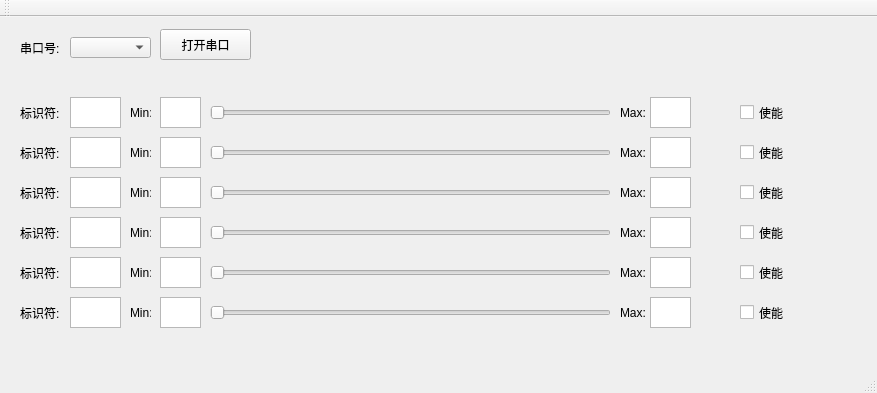
<?xml version="1.0" encoding="UTF-8"?>
<ui version="4.0">
 <class>MainWindow</class>
 <widget class="QMainWindow" name="MainWindow">
  <property name="geometry">
   <rect>
    <x>0</x>
    <y>0</y>
    <width>877</width>
    <height>393</height>
   </rect>
  </property>
  <property name="sizePolicy">
   <sizepolicy hsizetype="Fixed" vsizetype="Fixed">
    <horstretch>0</horstretch>
    <verstretch>0</verstretch>
   </sizepolicy>
  </property>
  <property name="windowTitle">
   <string>PID控制</string>
  </property>
  <widget class="QWidget" name="centralWidget">
   <property name="enabled">
    <bool>true</bool>
   </property>
   <property name="sizePolicy">
    <sizepolicy hsizetype="Fixed" vsizetype="Fixed">
     <horstretch>0</horstretch>
     <verstretch>0</verstretch>
    </sizepolicy>
   </property>
   <property name="minimumSize">
    <size>
     <width>877</width>
     <height>336</height>
    </size>
   </property>
   <property name="maximumSize">
    <size>
     <width>877</width>
     <height>336</height>
    </size>
   </property>
   <property name="sizeIncrement">
    <size>
     <width>877</width>
     <height>336</height>
    </size>
   </property>
   <property name="contextMenuPolicy">
    <enum>Qt::NoContextMenu</enum>
   </property>
   <widget class="QSlider" name="data_1_value_Qslider">
    <property name="geometry">
     <rect>
      <x>210</x>
      <y>80</y>
      <width>401</width>
      <height>31</height>
     </rect>
    </property>
    <property name="maximum">
     <number>20000</number>
    </property>
    <property name="orientation">
     <enum>Qt::Horizontal</enum>
    </property>
   </widget>
   <widget class="QLabel" name="label">
    <property name="geometry">
     <rect>
      <x>20</x>
      <y>20</y>
      <width>41</width>
      <height>21</height>
     </rect>
    </property>
    <property name="text">
     <string>串口号:</string>
    </property>
   </widget>
   <widget class="QPushButton" name="openButton">
    <property name="geometry">
     <rect>
      <x>160</x>
      <y>12</y>
      <width>91</width>
      <height>31</height>
     </rect>
    </property>
    <property name="text">
     <string>打开串口</string>
    </property>
   </widget>
   <widget class="QLabel" name="label_2">
    <property name="geometry">
     <rect>
      <x>20</x>
      <y>80</y>
      <width>41</width>
      <height>31</height>
     </rect>
    </property>
    <property name="text">
     <string>标识符:</string>
    </property>
   </widget>
   <widget class="QTextEdit" name="data_1_Type_Flag_TextEdit">
    <property name="geometry">
     <rect>
      <x>70</x>
      <y>80</y>
      <width>51</width>
      <height>31</height>
     </rect>
    </property>
   </widget>
   <widget class="QCheckBox" name="data_1_enable_CheckBox">
    <property name="geometry">
     <rect>
      <x>740</x>
      <y>80</y>
      <width>51</width>
      <height>31</height>
     </rect>
    </property>
    <property name="text">
     <string>使能</string>
    </property>
   </widget>
   <widget class="QLabel" name="data_1_value_QLabel">
    <property name="geometry">
     <rect>
      <x>690</x>
      <y>80</y>
      <width>41</width>
      <height>31</height>
     </rect>
    </property>
    <property name="text">
     <string/>
    </property>
   </widget>
   <widget class="QLabel" name="label_3">
    <property name="geometry">
     <rect>
      <x>130</x>
      <y>80</y>
      <width>21</width>
      <height>31</height>
     </rect>
    </property>
    <property name="text">
     <string>Min:</string>
    </property>
   </widget>
   <widget class="QTextEdit" name="data_1_Min_TextEdit">
    <property name="geometry">
     <rect>
      <x>160</x>
      <y>80</y>
      <width>41</width>
      <height>31</height>
     </rect>
    </property>
   </widget>
   <widget class="QTextEdit" name="data_1_Max_TextEdit">
    <property name="geometry">
     <rect>
      <x>650</x>
      <y>80</y>
      <width>41</width>
      <height>31</height>
     </rect>
    </property>
   </widget>
   <widget class="QLabel" name="label_4">
    <property name="geometry">
     <rect>
      <x>620</x>
      <y>80</y>
      <width>31</width>
      <height>31</height>
     </rect>
    </property>
    <property name="text">
     <string>Max:</string>
    </property>
   </widget>
   <widget class="QLabel" name="label_5">
    <property name="geometry">
     <rect>
      <x>620</x>
      <y>120</y>
      <width>31</width>
      <height>31</height>
     </rect>
    </property>
    <property name="text">
     <string>Max:</string>
    </property>
   </widget>
   <widget class="QSlider" name="data_2_value_Qslider">
    <property name="geometry">
     <rect>
      <x>210</x>
      <y>120</y>
      <width>401</width>
      <height>31</height>
     </rect>
    </property>
    <property name="maximum">
     <number>20000</number>
    </property>
    <property name="orientation">
     <enum>Qt::Horizontal</enum>
    </property>
   </widget>
   <widget class="QLabel" name="label_6">
    <property name="geometry">
     <rect>
      <x>20</x>
      <y>120</y>
      <width>41</width>
      <height>31</height>
     </rect>
    </property>
    <property name="text">
     <string>标识符:</string>
    </property>
   </widget>
   <widget class="QLabel" name="data_2_value_QLabel">
    <property name="geometry">
     <rect>
      <x>690</x>
      <y>120</y>
      <width>41</width>
      <height>31</height>
     </rect>
    </property>
    <property name="text">
     <string/>
    </property>
   </widget>
   <widget class="QLabel" name="label_7">
    <property name="geometry">
     <rect>
      <x>130</x>
      <y>120</y>
      <width>21</width>
      <height>31</height>
     </rect>
    </property>
    <property name="text">
     <string>Min:</string>
    </property>
   </widget>
   <widget class="QTextEdit" name="data_2_Min_TextEdit">
    <property name="geometry">
     <rect>
      <x>160</x>
      <y>120</y>
      <width>41</width>
      <height>31</height>
     </rect>
    </property>
   </widget>
   <widget class="QTextEdit" name="data_2_Type_Flag_TextEdit">
    <property name="geometry">
     <rect>
      <x>70</x>
      <y>120</y>
      <width>51</width>
      <height>31</height>
     </rect>
    </property>
   </widget>
   <widget class="QCheckBox" name="data_2_enable_CheckBox">
    <property name="geometry">
     <rect>
      <x>740</x>
      <y>120</y>
      <width>51</width>
      <height>31</height>
     </rect>
    </property>
    <property name="text">
     <string>使能</string>
    </property>
   </widget>
   <widget class="QTextEdit" name="data_2_Max_TextEdit">
    <property name="geometry">
     <rect>
      <x>650</x>
      <y>120</y>
      <width>41</width>
      <height>31</height>
     </rect>
    </property>
   </widget>
   <widget class="QLabel" name="label_8">
    <property name="geometry">
     <rect>
      <x>620</x>
      <y>160</y>
      <width>31</width>
      <height>31</height>
     </rect>
    </property>
    <property name="text">
     <string>Max:</string>
    </property>
   </widget>
   <widget class="QSlider" name="data_3_value_Qslider">
    <property name="geometry">
     <rect>
      <x>210</x>
      <y>160</y>
      <width>401</width>
      <height>31</height>
     </rect>
    </property>
    <property name="maximum">
     <number>20000</number>
    </property>
    <property name="orientation">
     <enum>Qt::Horizontal</enum>
    </property>
   </widget>
   <widget class="QLabel" name="label_9">
    <property name="geometry">
     <rect>
      <x>20</x>
      <y>160</y>
      <width>41</width>
      <height>31</height>
     </rect>
    </property>
    <property name="text">
     <string>标识符:</string>
    </property>
   </widget>
   <widget class="QLabel" name="data_3_value_QLabel">
    <property name="geometry">
     <rect>
      <x>690</x>
      <y>160</y>
      <width>41</width>
      <height>31</height>
     </rect>
    </property>
    <property name="text">
     <string/>
    </property>
   </widget>
   <widget class="QLabel" name="label_10">
    <property name="geometry">
     <rect>
      <x>130</x>
      <y>160</y>
      <width>21</width>
      <height>31</height>
     </rect>
    </property>
    <property name="text">
     <string>Min:</string>
    </property>
   </widget>
   <widget class="QTextEdit" name="data_3_Min_TextEdit">
    <property name="geometry">
     <rect>
      <x>160</x>
      <y>160</y>
      <width>41</width>
      <height>31</height>
     </rect>
    </property>
   </widget>
   <widget class="QTextEdit" name="data_3_Type_Flag_TextEdit">
    <property name="geometry">
     <rect>
      <x>70</x>
      <y>160</y>
      <width>51</width>
      <height>31</height>
     </rect>
    </property>
   </widget>
   <widget class="QCheckBox" name="data_3_enable_CheckBox">
    <property name="geometry">
     <rect>
      <x>740</x>
      <y>160</y>
      <width>51</width>
      <height>31</height>
     </rect>
    </property>
    <property name="text">
     <string>使能</string>
    </property>
   </widget>
   <widget class="QTextEdit" name="data_3_Max_TextEdit">
    <property name="geometry">
     <rect>
      <x>650</x>
      <y>160</y>
      <width>41</width>
      <height>31</height>
     </rect>
    </property>
   </widget>
   <widget class="QLabel" name="label_11">
    <property name="geometry">
     <rect>
      <x>620</x>
      <y>200</y>
      <width>31</width>
      <height>31</height>
     </rect>
    </property>
    <property name="text">
     <string>Max:</string>
    </property>
   </widget>
   <widget class="QSlider" name="data_4_value_Qslider">
    <property name="geometry">
     <rect>
      <x>210</x>
      <y>200</y>
      <width>401</width>
      <height>31</height>
     </rect>
    </property>
    <property name="maximum">
     <number>20000</number>
    </property>
    <property name="orientation">
     <enum>Qt::Horizontal</enum>
    </property>
   </widget>
   <widget class="QLabel" name="label_12">
    <property name="geometry">
     <rect>
      <x>20</x>
      <y>200</y>
      <width>41</width>
      <height>31</height>
     </rect>
    </property>
    <property name="text">
     <string>标识符:</string>
    </property>
   </widget>
   <widget class="QLabel" name="data_4_value_QLabel">
    <property name="geometry">
     <rect>
      <x>690</x>
      <y>200</y>
      <width>41</width>
      <height>31</height>
     </rect>
    </property>
    <property name="text">
     <string/>
    </property>
   </widget>
   <widget class="QLabel" name="label_13">
    <property name="geometry">
     <rect>
      <x>130</x>
      <y>200</y>
      <width>21</width>
      <height>31</height>
     </rect>
    </property>
    <property name="text">
     <string>Min:</string>
    </property>
   </widget>
   <widget class="QTextEdit" name="data_4_Min_TextEdit">
    <property name="geometry">
     <rect>
      <x>160</x>
      <y>200</y>
      <width>41</width>
      <height>31</height>
     </rect>
    </property>
   </widget>
   <widget class="QTextEdit" name="data_4_Type_Flag_TextEdit">
    <property name="geometry">
     <rect>
      <x>70</x>
      <y>200</y>
      <width>51</width>
      <height>31</height>
     </rect>
    </property>
   </widget>
   <widget class="QCheckBox" name="data_4_enable_CheckBox">
    <property name="geometry">
     <rect>
      <x>740</x>
      <y>200</y>
      <width>51</width>
      <height>31</height>
     </rect>
    </property>
    <property name="text">
     <string>使能</string>
    </property>
   </widget>
   <widget class="QTextEdit" name="data_4_Max_TextEdit">
    <property name="geometry">
     <rect>
      <x>650</x>
      <y>200</y>
      <width>41</width>
      <height>31</height>
     </rect>
    </property>
   </widget>
   <widget class="QLabel" name="label_14">
    <property name="geometry">
     <rect>
      <x>620</x>
      <y>240</y>
      <width>31</width>
      <height>31</height>
     </rect>
    </property>
    <property name="text">
     <string>Max:</string>
    </property>
   </widget>
   <widget class="QSlider" name="data_5_value_Qslider">
    <property name="geometry">
     <rect>
      <x>210</x>
      <y>240</y>
      <width>401</width>
      <height>31</height>
     </rect>
    </property>
    <property name="maximum">
     <number>20000</number>
    </property>
    <property name="orientation">
     <enum>Qt::Horizontal</enum>
    </property>
   </widget>
   <widget class="QLabel" name="label_15">
    <property name="geometry">
     <rect>
      <x>20</x>
      <y>240</y>
      <width>41</width>
      <height>31</height>
     </rect>
    </property>
    <property name="text">
     <string>标识符:</string>
    </property>
   </widget>
   <widget class="QLabel" name="data_5_value_QLabel">
    <property name="geometry">
     <rect>
      <x>690</x>
      <y>240</y>
      <width>41</width>
      <height>31</height>
     </rect>
    </property>
    <property name="text">
     <string/>
    </property>
   </widget>
   <widget class="QLabel" name="label_16">
    <property name="geometry">
     <rect>
      <x>130</x>
      <y>240</y>
      <width>21</width>
      <height>31</height>
     </rect>
    </property>
    <property name="text">
     <string>Min:</string>
    </property>
   </widget>
   <widget class="QTextEdit" name="data_5_Min_TextEdit">
    <property name="geometry">
     <rect>
      <x>160</x>
      <y>240</y>
      <width>41</width>
      <height>31</height>
     </rect>
    </property>
   </widget>
   <widget class="QTextEdit" name="data_5_Type_Flag_TextEdit">
    <property name="geometry">
     <rect>
      <x>70</x>
      <y>240</y>
      <width>51</width>
      <height>31</height>
     </rect>
    </property>
   </widget>
   <widget class="QCheckBox" name="data_5_enable_CheckBox">
    <property name="geometry">
     <rect>
      <x>740</x>
      <y>240</y>
      <width>51</width>
      <height>31</height>
     </rect>
    </property>
    <property name="text">
     <string>使能</string>
    </property>
   </widget>
   <widget class="QTextEdit" name="data_5_Max_TextEdit">
    <property name="geometry">
     <rect>
      <x>650</x>
      <y>240</y>
      <width>41</width>
      <height>31</height>
     </rect>
    </property>
   </widget>
   <widget class="QLabel" name="label_17">
    <property name="geometry">
     <rect>
      <x>620</x>
      <y>280</y>
      <width>31</width>
      <height>31</height>
     </rect>
    </property>
    <property name="text">
     <string>Max:</string>
    </property>
   </widget>
   <widget class="QSlider" name="data_6_value_Qslider">
    <property name="geometry">
     <rect>
      <x>210</x>
      <y>280</y>
      <width>401</width>
      <height>31</height>
     </rect>
    </property>
    <property name="maximum">
     <number>20000</number>
    </property>
    <property name="orientation">
     <enum>Qt::Horizontal</enum>
    </property>
   </widget>
   <widget class="QLabel" name="label_18">
    <property name="geometry">
     <rect>
      <x>20</x>
      <y>280</y>
      <width>41</width>
      <height>31</height>
     </rect>
    </property>
    <property name="text">
     <string>标识符:</string>
    </property>
   </widget>
   <widget class="QLabel" name="data_6_value_QLabel">
    <property name="geometry">
     <rect>
      <x>690</x>
      <y>280</y>
      <width>41</width>
      <height>31</height>
     </rect>
    </property>
    <property name="text">
     <string/>
    </property>
   </widget>
   <widget class="QLabel" name="label_19">
    <property name="geometry">
     <rect>
      <x>130</x>
      <y>280</y>
      <width>21</width>
      <height>31</height>
     </rect>
    </property>
    <property name="text">
     <string>Min:</string>
    </property>
   </widget>
   <widget class="QTextEdit" name="data_6_Min_TextEdit">
    <property name="geometry">
     <rect>
      <x>160</x>
      <y>280</y>
      <width>41</width>
      <height>31</height>
     </rect>
    </property>
   </widget>
   <widget class="QTextEdit" name="data_6_Type_Flag_TextEdit">
    <property name="geometry">
     <rect>
      <x>70</x>
      <y>280</y>
      <width>51</width>
      <height>31</height>
     </rect>
    </property>
   </widget>
   <widget class="QCheckBox" name="data_6_enable_CheckBox">
    <property name="geometry">
     <rect>
      <x>740</x>
      <y>280</y>
      <width>51</width>
      <height>31</height>
     </rect>
    </property>
    <property name="text">
     <string>使能</string>
    </property>
   </widget>
   <widget class="QTextEdit" name="data_6_Max_TextEdit">
    <property name="geometry">
     <rect>
      <x>650</x>
      <y>280</y>
      <width>41</width>
      <height>31</height>
     </rect>
    </property>
   </widget>
   <widget class="QComboBox" name="Port_Number_comboBox">
    <property name="geometry">
     <rect>
      <x>70</x>
      <y>20</y>
      <width>81</width>
      <height>21</height>
     </rect>
    </property>
   </widget>
  </widget>
  <widget class="QMenuBar" name="menuBar">
   <property name="geometry">
    <rect>
     <x>0</x>
     <y>0</y>
     <width>877</width>
     <height>23</height>
    </rect>
   </property>
  </widget>
  <widget class="QToolBar" name="mainToolBar">
   <attribute name="toolBarArea">
    <enum>TopToolBarArea</enum>
   </attribute>
   <attribute name="toolBarBreak">
    <bool>false</bool>
   </attribute>
  </widget>
  <widget class="QStatusBar" name="statusBar"/>
 </widget>
 <layoutdefault spacing="6" margin="11"/>
 <resources/>
 <connections/>
</ui>
